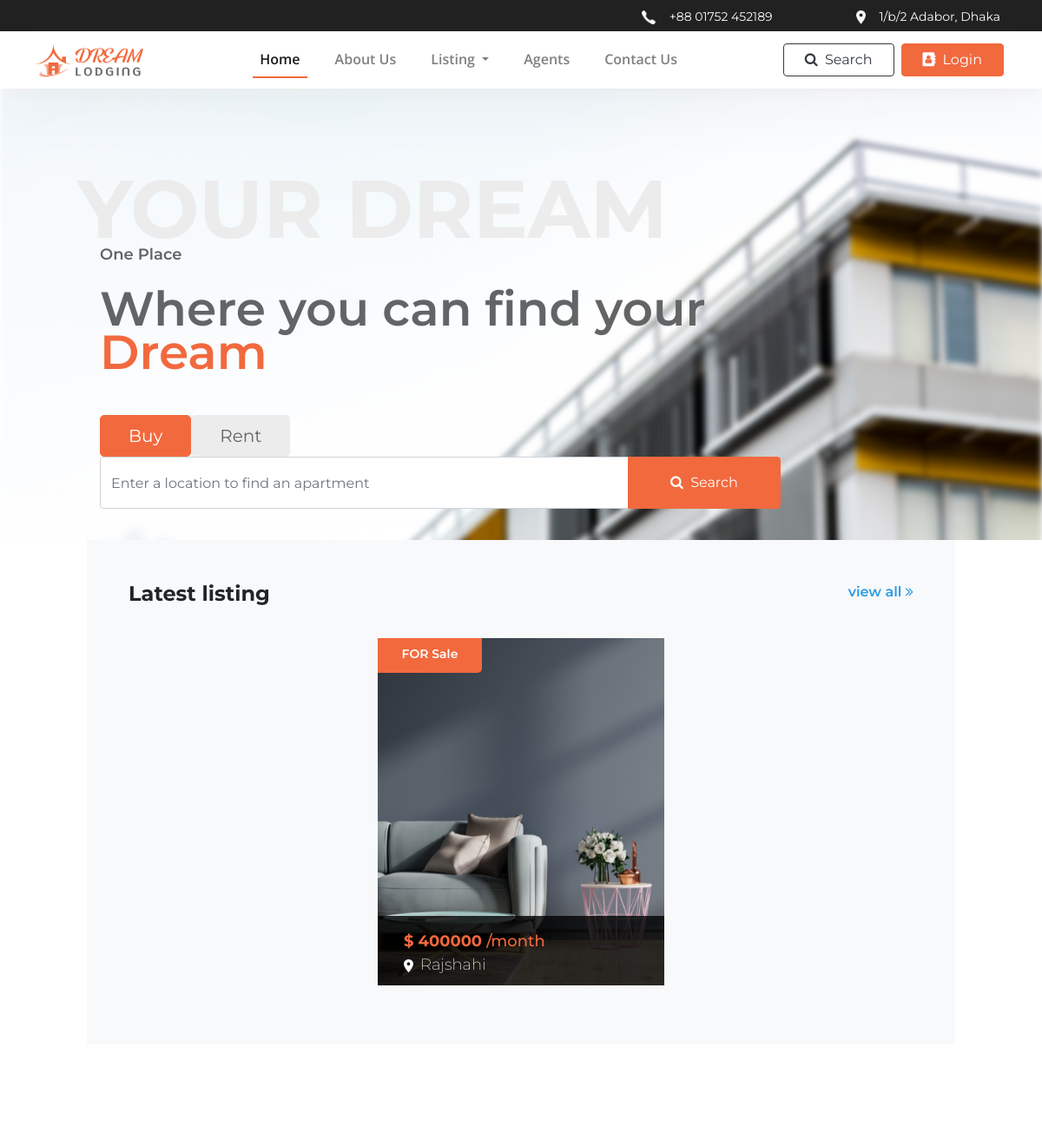
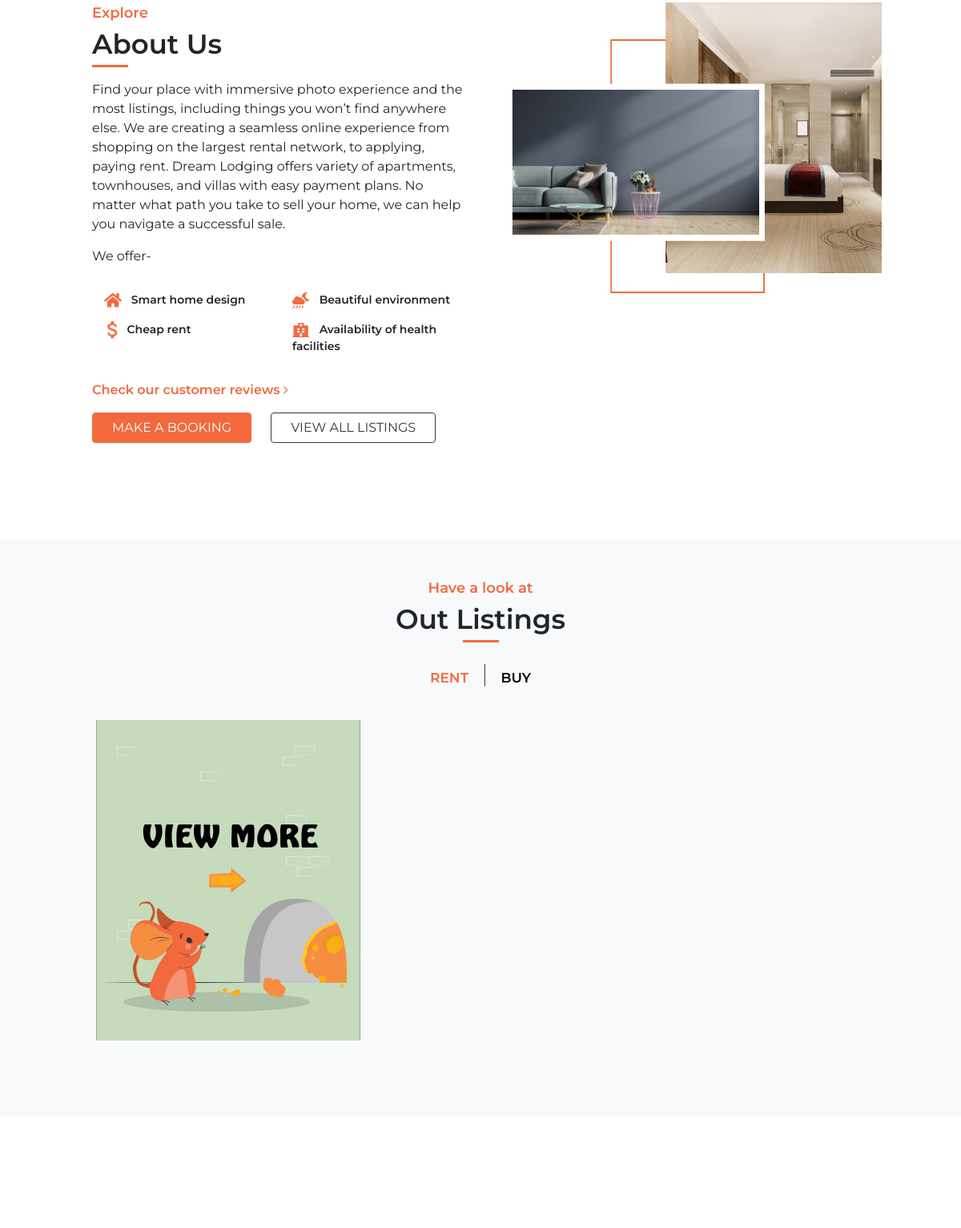
The app's page / (upper part), older data (2 pictures, top to bottom).
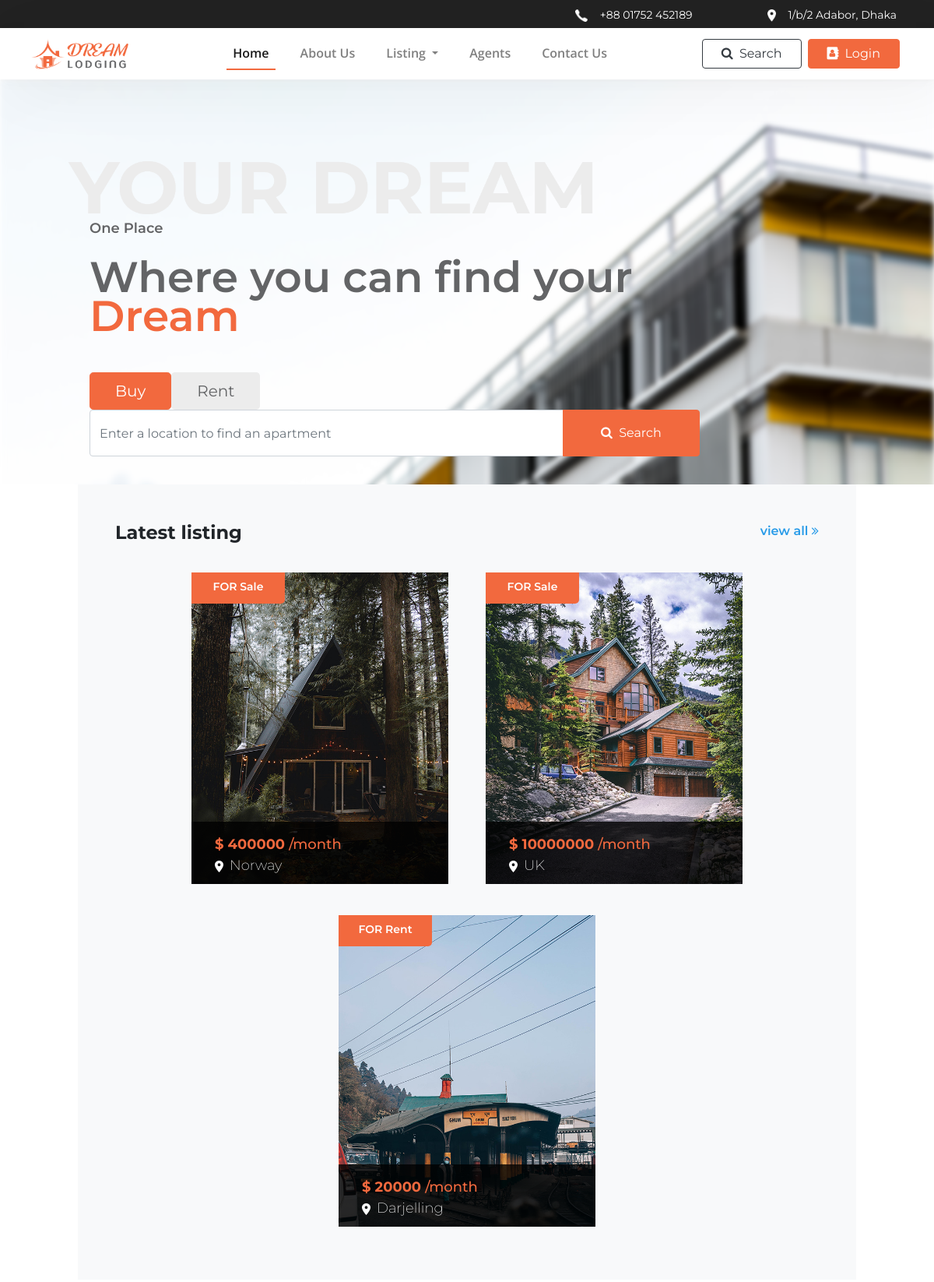
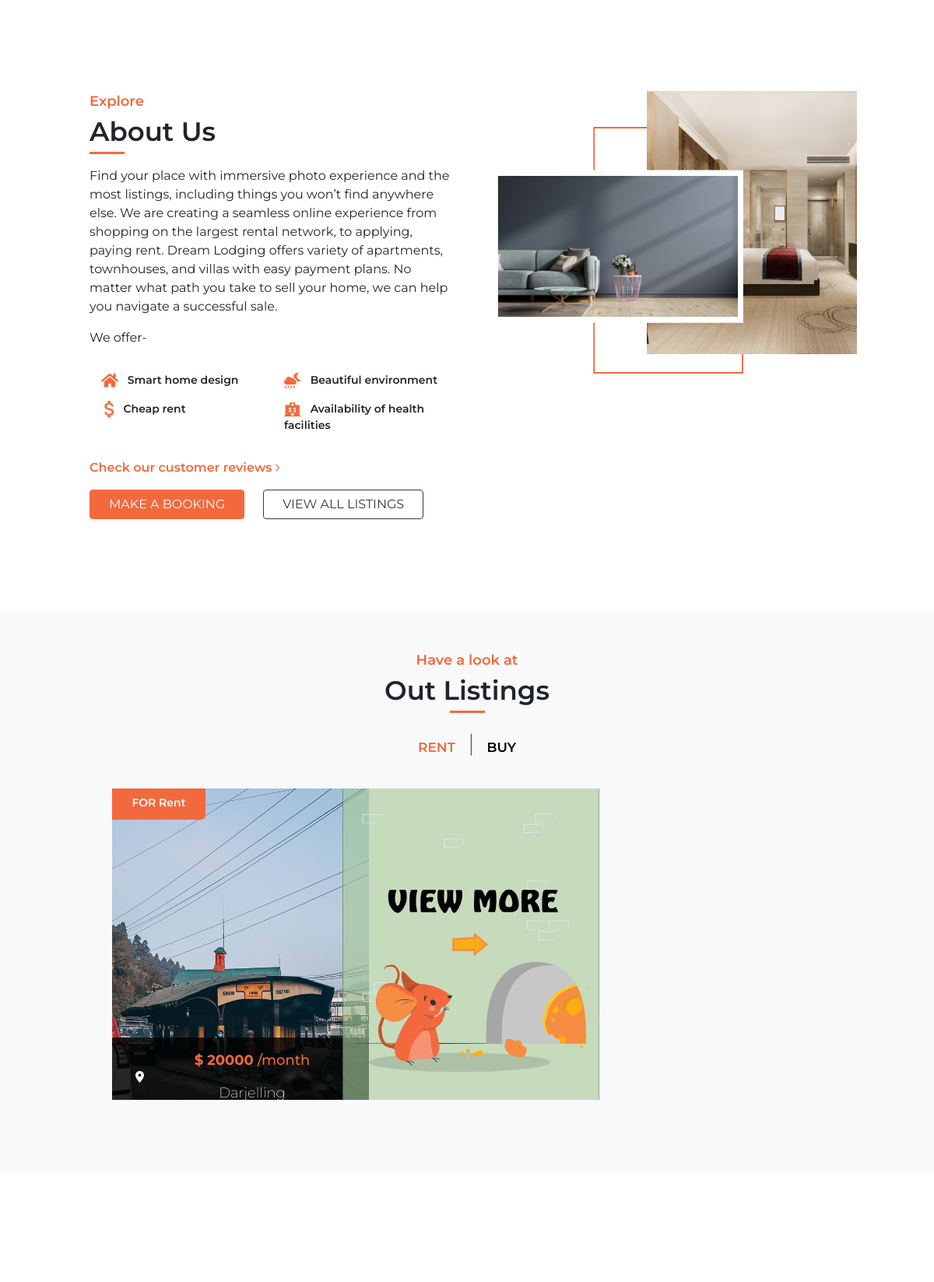
The same page, newer data (2 pictures, top to bottom).
### app/models.py (models this page shows, shortened)
class Apartment(models.Model):
    type=[
        ( 'Rent','Rent'),
        ( 'Sale','Sale'),
        ( 'Booked','Booked'),
    ]
    user = models.ManyToManyField(MyCustomUser, related_name='apartments')
    name = models.CharField(max_length=200, blank=True, null=True)
    type = models.CharField(max_length=20, choices=type, default='Rent')
    location =  models.CharField(max_length=200, blank=True, null=True)
    price = models.IntegerField()
    area = models.IntegerField()
    building_year = models.DateField()
    img = models.ImageField(upload_to ='apartment/')
    about = models.TextField()
    bedroom = models.IntegerField()
    living = models.IntegerField()
    dinning = models.IntegerField()
    bathroom = models.IntegerField()
    garage = models.BooleanField(default=False)
    watchman = models.BooleanField(default=False)
    garden = models.BooleanField(default=False)
    swimmingpool = models.BooleanField(default=False)
    hospital = models.BooleanField(default=False)
    shoppingmall = models.BooleanField(default=False)
    is_booked = models.BooleanField(default=False)

### app/views.py (the view)
# urls.py: path('', index, name='index'),
def index(request):
    context = {
        'latest_listing': Apartment.objects.filter(is_booked=False).order_by('-id')[:3:1],
        'rent_listing': Apartment.objects.filter(type='Rent').order_by('-id')[:5:1],
        'sale_listing': Apartment.objects.filter(
            Q(is_booked=False) & Q(type='Sale')
            ).order_by('-id')[:5:1],
        'agents': MyCustomUser.objects.filter(
            Q(is_agent=True) & Q(is_varified=True)
        ).order_by('-joined')[:5:1],
    }
    return render(request, "app/index.html", context)

### app/templates/app/index.html (shortened to what the changed rows need)
<!DOCTYPE html>
{% extends 'base.html' %}
{% load static %}
{% block content %}
<div class="row mx-0 d-flex justify-content-center latest_listing">
    <div class="col-xl-10 bg-light p-5">
        <div class="row m-0 d-flex justify-content-center">
            {% for i in latest_listing %}
            <a href="{% url 'app:apartment' pk=i.pk %}">
                <div class="dream_card mx-4">
                    <div class="dream_card_img" style="background-image: url('{{ i.img.url }}');">
                        <div class="non_hover_content">
                            <div class="tl_tag bg-orange d-flex justify-content-center">
                                FOR {{ i.type }}
                            </div>
                            <div class="row m-0 card_info py-3">
                                <div class="text-orange col-xl-12 p-0 fw-700 info_row">
                                    $ {{ i.price }}
                                    <span class="fw-500">/month</span>
                                </div>
                                <div class="fw-200 text-white col-xl-12 p-0">
                                    <img src="{% static 'icons/Icon material-location-on.png' %}" class="mr-1">
                                    {{ i.location }}
                                </div>
                            </div>
                        </div>
                    </div>
                </div>
            </a>
            {% endfor %}
        </div>
    </div>
</div>
<div class="container-fluid bg-light listing_carousel_container py-5 m-0 p-0">
    <div class="tab-content">
        <div id="rent_carousel" class="tab-pane fade in active show">
            <div class="swiper mySwiper" id="swiper1">
                <div class="swiper-wrapper">
                    {% for i in rent_listing %}
                        <div class="swiper-slide">
                            <a href="{% url 'app:apartment' pk=i.pk %}">
                                <div class="dream_card mx-4">
                                    <div class="dream_card_img" style="background-image: url('{{ i.img.url }}');">
                                        <div class="non_hover_content">
                                            <div class="tl_tag bg-orange d-flex justify-content-center">
                                                FOR {{ i.type }}
                                            </div>
                                            <div class="row m-0 card_info py-3">
                                                <div class="text-orange col-xl-12 p-0 fw-700 info_row">
                                                    $ {{ i.price }}
                                                    <span class="fw-500">/month</span>
                                                </div>
                                                <div class="fw-200 text-white col-xl-12 p-0">
                                                    <img src="{% static 'icons/Icon material-location-on.png' %}" class="mr-1">
                                                    {{ i.location }}
                                                </div>
                                            </div>
                                        </div>
                                    </div>
                                </div>
                            </a>
                        </div>
                    {% endfor %}
                </div>
            </div>
        </div>
    </div>
</div>
{% endblock %}

Row changes from the older to the newer data that the page shows:
no longer on this page (row unchanged): Apartment: type "Sale", price "400000", location "Rajshahi", shown under "Latest listing"
added Apartment: type "Sale", price "400000", location "Norway", shown under "Latest listing"
added Apartment: type "Sale", price "10000000", location "UK", shown under "Latest listing"
added Apartment: type "Rent", price "20000", location "Darjelling"
